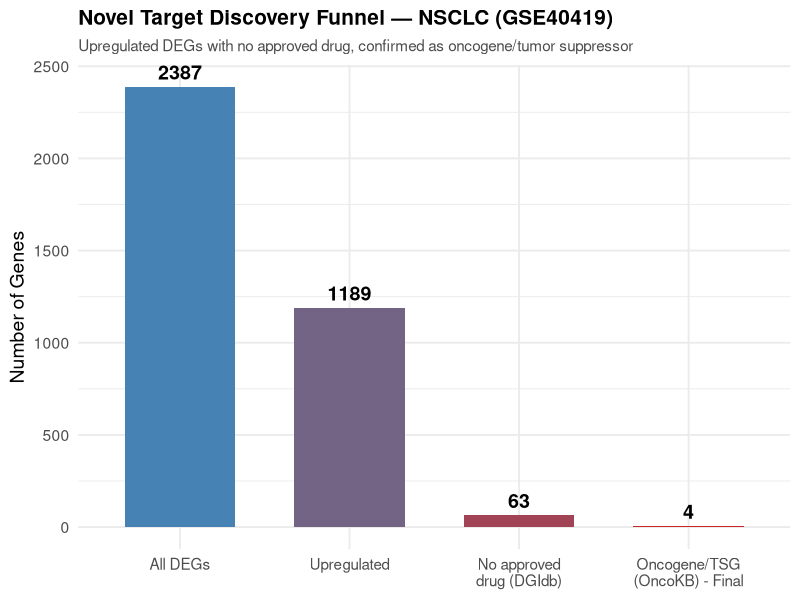
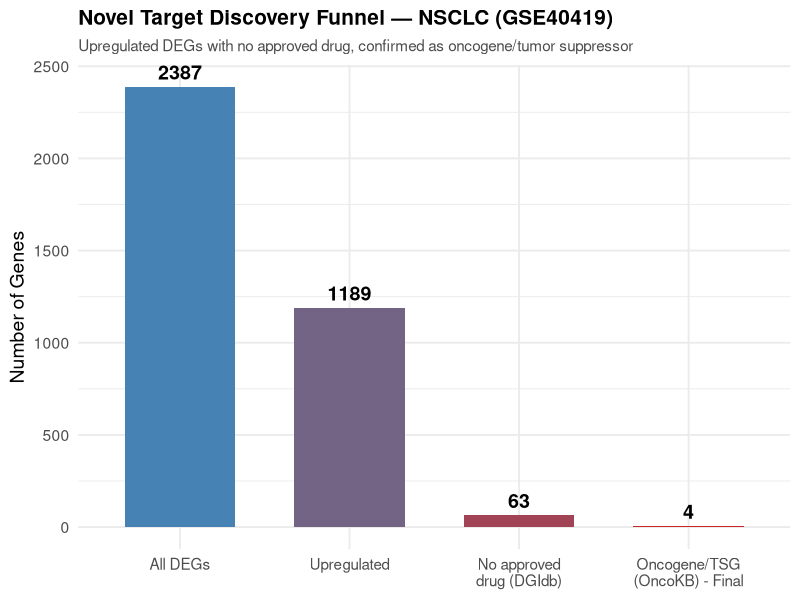
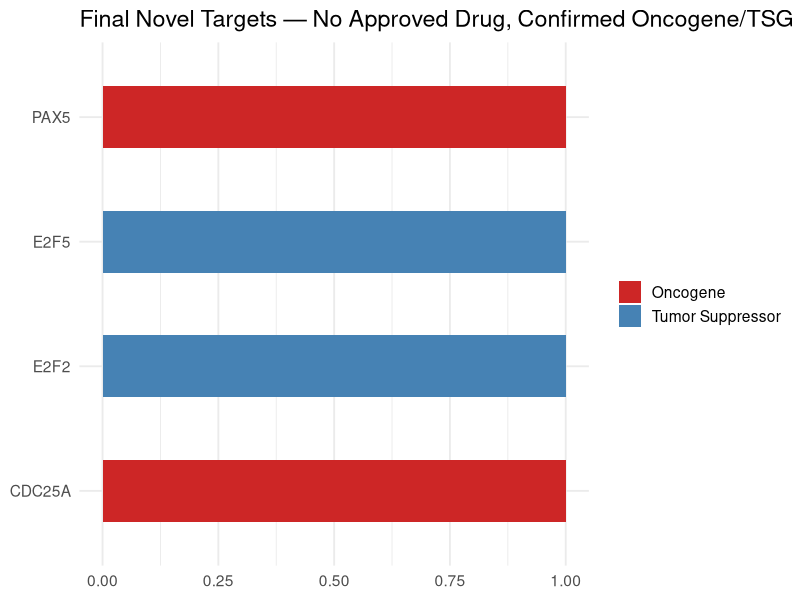
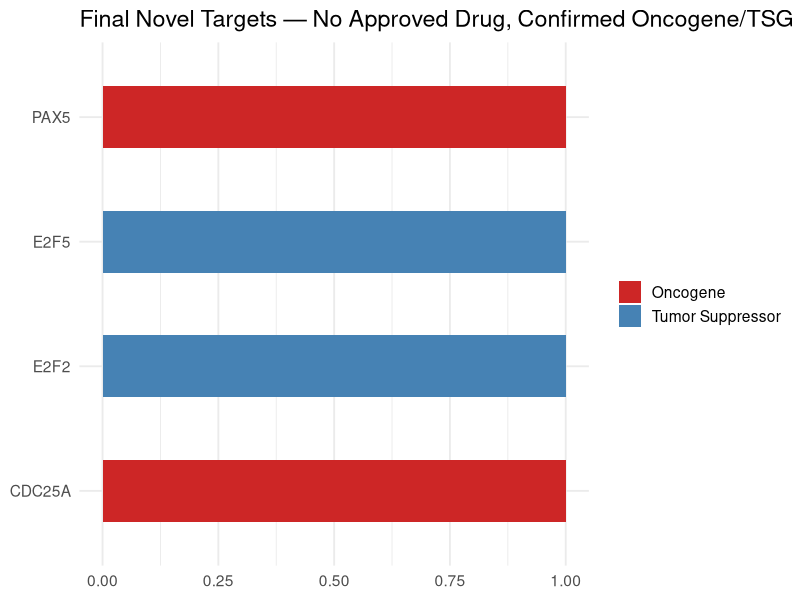

Write the R code that produced these figures, in order.
## =============================================================
## Stage 4.5 — Novel Target Discovery Funnel Visualization
## 2387 DEGs -> 1189 upregulated -> 63 no approved drug -> 4 oncogene/TSG confirmed
## =============================================================

library(ggplot2)
library(dplyr)

# ---- 1. Funnel counts (your actual filtering results) ----
funnel_df <- data.frame(
    stage = factor(
        c("All DEGs", "Upregulated", "No approved\ndrug (DGIdb)", "Oncogene/TSG\n(OncoKB) - Final"),
        levels = c("All DEGs", "Upregulated", "No approved\ndrug (DGIdb)", "Oncogene/TSG\n(OncoKB) - Final")
    ),
    n_genes = c(2387, 1189, 63, 4)
)

# ---- 2. Bar chart funnel ----
p_funnel <- ggplot(funnel_df, aes(x = stage, y = n_genes, fill = stage)) +
    geom_col(width = 0.65, show.legend = FALSE) +
    geom_text(aes(label = n_genes), vjust = -0.5, size = 5, fontface = "bold") +
    scale_fill_manual(values = colorRampPalette(c("steelblue", "firebrick3"))(nrow(funnel_df))) +
    labs(
        title = "Novel Target Discovery Funnel — NSCLC (GSE40419)",
        subtitle = "Upregulated DEGs with no approved drug, confirmed as oncogene/tumor suppressor",
        x = NULL, y = "Number of Genes"
    ) +
    theme_minimal(base_size = 14) +
    theme(
        plot.title = element_text(face = "bold", size = 15),
        plot.subtitle = element_text(size = 11, color = "gray30"),
        axis.text.x = element_text(size = 11)
    )

ggsave("figures/novel_target_funnel.pdf", plot = p_funnel, width = 9, height = 6)
ggsave("figures/novel_target_funnel.png", plot = p_funnel, width = 9, height = 6, dpi = 300)

# ---- 3. Final target summary table/chart (4 novel targets) ----
targets_df <- data.frame(
    gene = c("CDC25A", "E2F2", "E2F5", "PAX5"),
    role = c("Oncogene", "Tumor Suppressor", "Tumor Suppressor", "Oncogene")
)

p_targets <- ggplot(targets_df, aes(x = reorder(gene, gene), fill = role)) +
    geom_bar(width = 0.5) +
    coord_flip() +
    scale_fill_manual(values = c("Oncogene" = "firebrick3", "Tumor Suppressor" = "steelblue")) +
    labs(
        title = "Final Novel Targets — No Approved Drug, Confirmed Oncogene/TSG",
        x = NULL, y = NULL
    ) +
    theme_minimal(base_size = 14) +
    theme(legend.title = element_blank())

ggsave("figures/final_novel_targets.pdf", plot = p_targets, width = 8, height = 5)
ggsave("figures/final_novel_targets.png", plot = p_targets, width = 8, height = 5, dpi = 300)

cat("Saved: figures/novel_target_funnel.pdf/png\n")
cat("Saved: figures/final_novel_targets.pdf/png\n")
